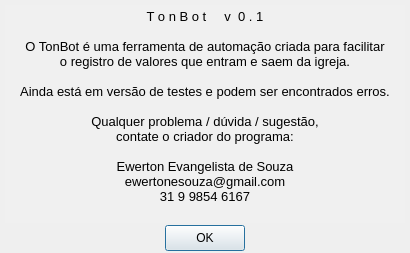
<?xml version="1.0" encoding="UTF-8"?>
<ui version="4.0">
 <class>Sobre</class>
 <widget class="QDialog" name="Sobre">
  <property name="geometry">
   <rect>
    <x>0</x>
    <y>0</y>
    <width>410</width>
    <height>253</height>
   </rect>
  </property>
  <property name="minimumSize">
   <size>
    <width>410</width>
    <height>253</height>
   </size>
  </property>
  <property name="maximumSize">
   <size>
    <width>410</width>
    <height>253</height>
   </size>
  </property>
  <property name="windowTitle">
   <string>Dialog</string>
  </property>
  <property name="styleSheet">
   <string notr="true"/>
  </property>
  <widget class="QTextBrowser" name="textBrowser">
   <property name="geometry">
    <rect>
     <x>5</x>
     <y>5</y>
     <width>400</width>
     <height>218</height>
    </rect>
   </property>
   <property name="styleSheet">
    <string notr="true">background-color: rgb(240, 240, 240);</string>
   </property>
   <property name="frameShape">
    <enum>QFrame::NoFrame</enum>
   </property>
   <property name="html">
    <string>&lt;!DOCTYPE HTML PUBLIC &quot;-//W3C//DTD HTML 4.0//EN&quot; &quot;http://www.w3.org/TR/REC-html40/strict.dtd&quot;&gt;
&lt;html&gt;&lt;head&gt;&lt;meta name=&quot;qrichtext&quot; content=&quot;1&quot; /&gt;&lt;style type=&quot;text/css&quot;&gt;
p, li { white-space: pre-wrap; }
&lt;/style&gt;&lt;/head&gt;&lt;body style=&quot; font-family:'MS Shell Dlg 2'; font-size:8.25pt; font-weight:400; font-style:normal;&quot;&gt;
&lt;p align=&quot;center&quot; style=&quot; margin-top:0px; margin-bottom:0px; margin-left:0px; margin-right:0px; -qt-block-indent:0; text-indent:0px;&quot;&gt;&lt;span style=&quot; font-size:10pt;&quot;&gt;T o n B o t     v  0 . 1&lt;/span&gt;&lt;/p&gt;
&lt;p align=&quot;center&quot; style=&quot;-qt-paragraph-type:empty; margin-top:0px; margin-bottom:0px; margin-left:0px; margin-right:0px; -qt-block-indent:0; text-indent:0px; font-size:10pt;&quot;&gt;&lt;br /&gt;&lt;/p&gt;
&lt;p align=&quot;center&quot; style=&quot; margin-top:0px; margin-bottom:0px; margin-left:0px; margin-right:0px; -qt-block-indent:0; text-indent:0px;&quot;&gt;&lt;span style=&quot; font-size:10pt;&quot;&gt;O TonBot é uma ferramenta de automação criada para facilitar&lt;/span&gt;&lt;/p&gt;
&lt;p align=&quot;center&quot; style=&quot; margin-top:0px; margin-bottom:0px; margin-left:0px; margin-right:0px; -qt-block-indent:0; text-indent:0px;&quot;&gt;&lt;span style=&quot; font-size:10pt;&quot;&gt;o registro de valores que entram e saem da igreja.&lt;/span&gt;&lt;/p&gt;
&lt;p align=&quot;center&quot; style=&quot;-qt-paragraph-type:empty; margin-top:0px; margin-bottom:0px; margin-left:0px; margin-right:0px; -qt-block-indent:0; text-indent:0px; font-size:10pt;&quot;&gt;&lt;br /&gt;&lt;/p&gt;
&lt;p align=&quot;center&quot; style=&quot; margin-top:0px; margin-bottom:0px; margin-left:0px; margin-right:0px; -qt-block-indent:0; text-indent:0px;&quot;&gt;&lt;span style=&quot; font-size:10pt;&quot;&gt;Ainda está em versão de testes e podem ser encontrados erros.&lt;/span&gt;&lt;/p&gt;
&lt;p align=&quot;center&quot; style=&quot;-qt-paragraph-type:empty; margin-top:0px; margin-bottom:0px; margin-left:0px; margin-right:0px; -qt-block-indent:0; text-indent:0px; font-size:10pt;&quot;&gt;&lt;br /&gt;&lt;/p&gt;
&lt;p align=&quot;center&quot; style=&quot; margin-top:0px; margin-bottom:0px; margin-left:0px; margin-right:0px; -qt-block-indent:0; text-indent:0px;&quot;&gt;&lt;span style=&quot; font-size:10pt;&quot;&gt;Qualquer problema / dúvida / sugestão,&lt;/span&gt;&lt;/p&gt;
&lt;p align=&quot;center&quot; style=&quot; margin-top:0px; margin-bottom:0px; margin-left:0px; margin-right:0px; -qt-block-indent:0; text-indent:0px;&quot;&gt;&lt;span style=&quot; font-size:10pt;&quot;&gt;contate o criador do programa:&lt;/span&gt;&lt;/p&gt;
&lt;p align=&quot;center&quot; style=&quot;-qt-paragraph-type:empty; margin-top:0px; margin-bottom:0px; margin-left:0px; margin-right:0px; -qt-block-indent:0; text-indent:0px; font-size:10pt;&quot;&gt;&lt;br /&gt;&lt;/p&gt;
&lt;p align=&quot;center&quot; style=&quot; margin-top:0px; margin-bottom:0px; margin-left:0px; margin-right:0px; -qt-block-indent:0; text-indent:0px;&quot;&gt;&lt;span style=&quot; font-size:10pt;&quot;&gt;Ewerton Evangelista de Souza&lt;/span&gt;&lt;/p&gt;
&lt;p align=&quot;center&quot; style=&quot; margin-top:0px; margin-bottom:0px; margin-left:0px; margin-right:0px; -qt-block-indent:0; text-indent:0px;&quot;&gt;&lt;span style=&quot; font-size:10pt;&quot;&gt;ewertonesouza@gmail.com&lt;/span&gt;&lt;/p&gt;
&lt;p align=&quot;center&quot; style=&quot; margin-top:0px; margin-bottom:0px; margin-left:0px; margin-right:0px; -qt-block-indent:0; text-indent:0px;&quot;&gt;&lt;span style=&quot; font-size:10pt;&quot;&gt;31 9 9854 6167&lt;/span&gt;&lt;/p&gt;&lt;/body&gt;&lt;/html&gt;</string>
   </property>
  </widget>
  <widget class="QPushButton" name="pushButton">
   <property name="geometry">
    <rect>
     <x>155</x>
     <y>223</y>
     <width>100</width>
     <height>30</height>
    </rect>
   </property>
   <property name="styleSheet">
    <string notr="true">margin: 2px;
margin-left: 10px;
margin-right: 10px;</string>
   </property>
   <property name="text">
    <string>OK</string>
   </property>
  </widget>
 </widget>
 <resources/>
 <connections/>
</ui>
